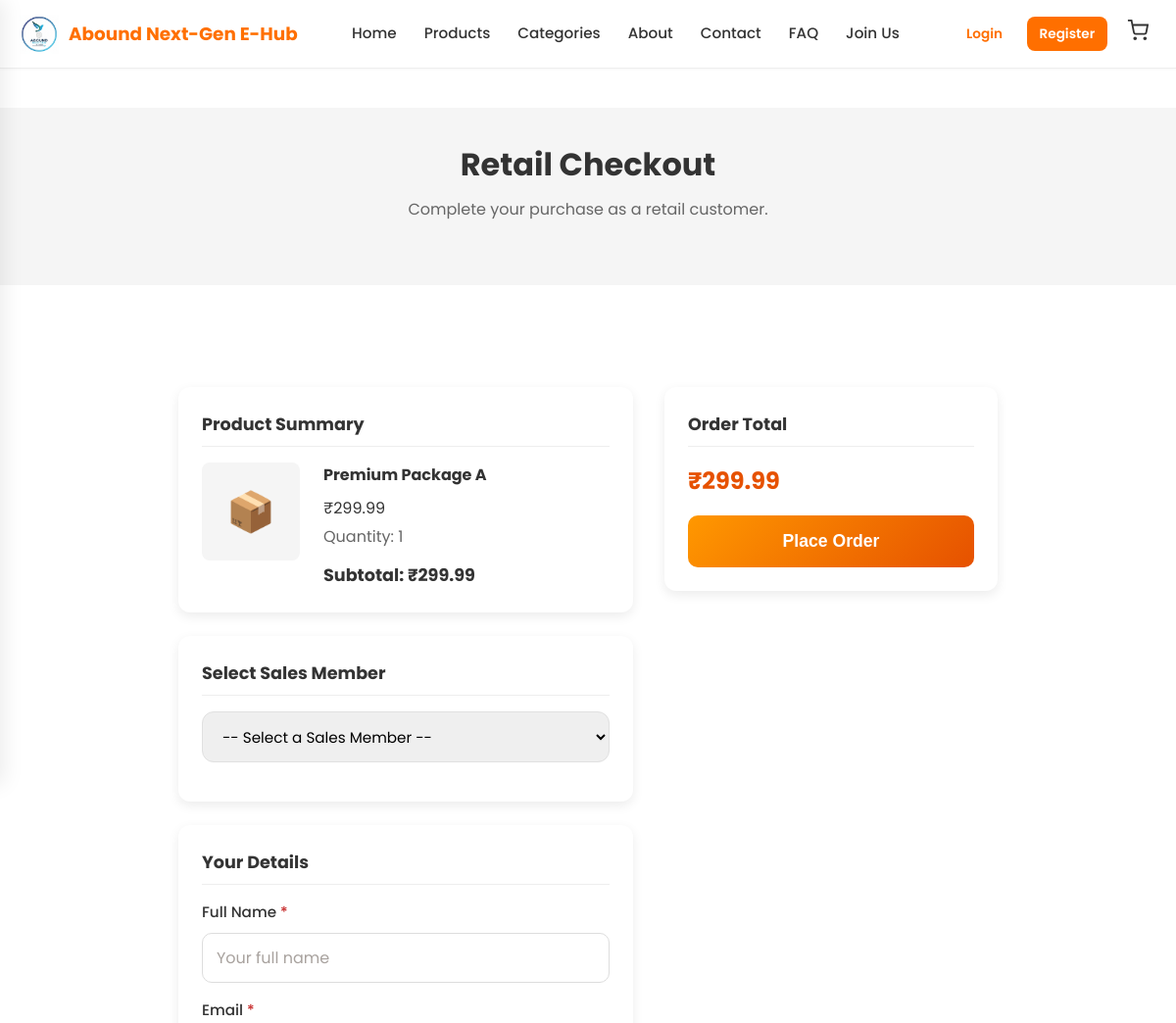
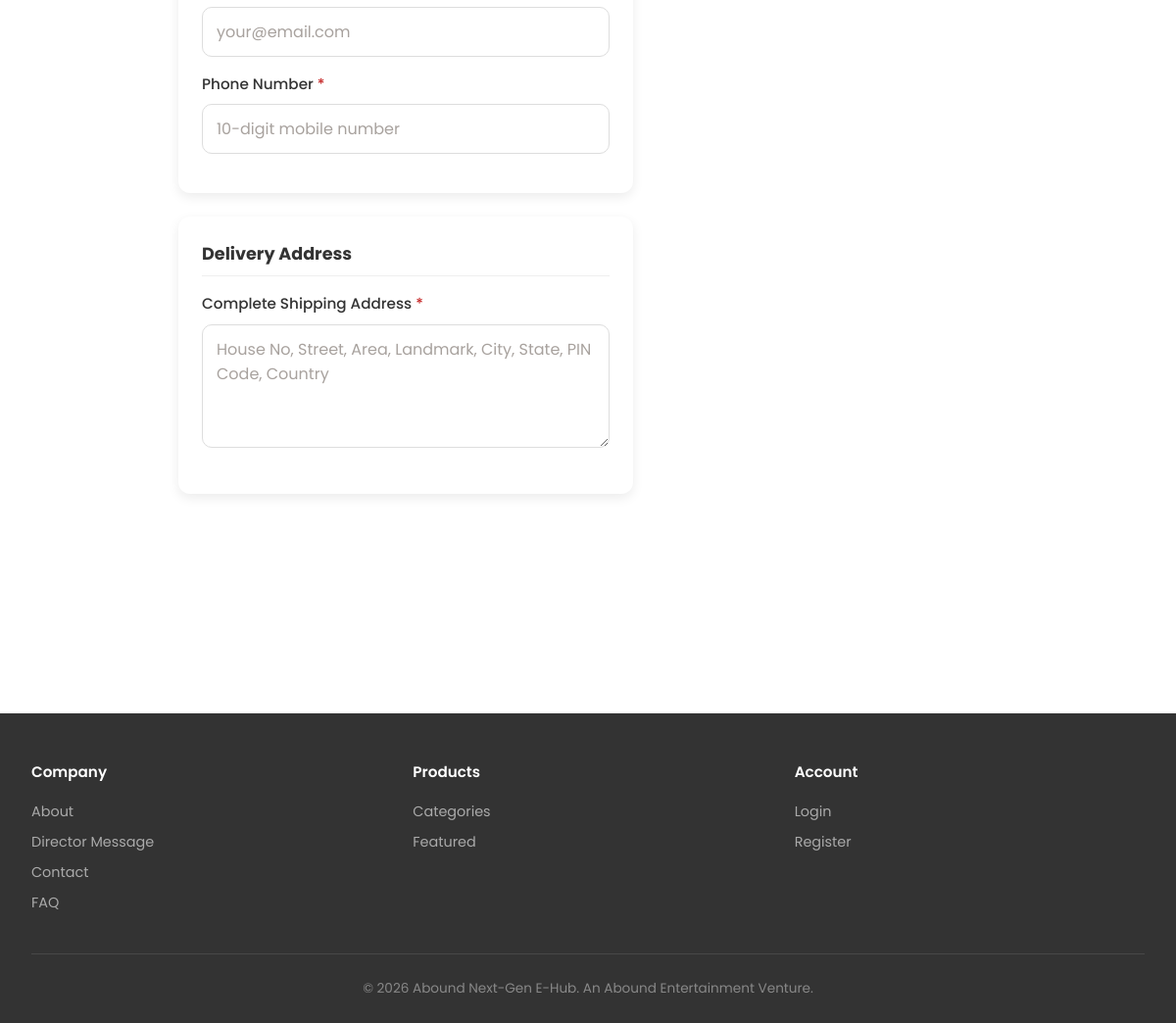
/retail-checkout?product_id=1, run on the app's committed database (2 pictures, top to bottom).
### app.py (models this page shows)
class Product(db.Model):
    id = db.Column(db.Integer, primary_key=True)
    name = db.Column(db.String(100), nullable=False)
    description = db.Column(db.Text)
    price = db.Column(db.Float, nullable=False)
    image_url = db.Column(db.String(255))
    category_id = db.Column(db.Integer, db.ForeignKey('category.id'), nullable=True)
    stock_quantity = db.Column(db.Integer, default=0)  # 0 = unlimited or use null
    sku = db.Column(db.String(50), nullable=True)
    weight = db.Column(db.Float, nullable=True)
    dimensions = db.Column(db.String(100), nullable=True)
    created_at = db.Column(db.DateTime, default=datetime.utcnow)
    @property
    def is_out_of_stock(self):
        return self.stock_quantity is not None and self.stock_quantity <= 0

### app.py (the view)
@app.route('/retail-checkout')
def retail_checkout():
    product_id = request.args.get('product_id', type=int)
    qty = request.args.get('qty', type=int) or 1
    if not product_id:
        flash('Please select a product.', 'error')
        return redirect(url_for('catalog'))
    product = Product.query.get(product_id)
    if not product:
        flash('Product not found.', 'error')
        return redirect(url_for('catalog'))
    if product.is_out_of_stock:
        flash('Product is out of stock.', 'error')
        return redirect(url_for('catalog'))
    qty = max(1, min(qty, 99))
    sales_members = User.query.filter_by(user_role='user', user_status='active').order_by(User.full_name).all()
    return render_template('retail_checkout.html', product=product, quantity=qty, sales_members=sales_members,
        razorpay_key_id=app.config.get('RAZORPAY_KEY_ID', ''))

### app.py (called while the page is built)
def get_logo_url():
    img_dir = app.config['UPLOAD_FOLDER']
    if not os.path.isdir(img_dir):
        return None
    for ext in ['png', 'jpg', 'jpeg', 'webp', 'svg', 'gif']:
        path = os.path.join(img_dir, f'logo.{ext}')
        if os.path.isfile(path):
            return url_for('static', filename=f'images/logo.{ext}')
    return None

def get_director_profile_url():
    img_dir = app.config['UPLOAD_FOLDER']
    if not os.path.isdir(img_dir):
        return None
    for ext in ['png', 'jpg', 'jpeg', 'webp']:
        path = os.path.join(img_dir, f'director-profile.{ext}')
        if os.path.isfile(path):
            return url_for('static', filename=f'images/director-profile.{ext}')
    return None

def get_director_signature_url():
    img_dir = app.config['UPLOAD_FOLDER']
    if not os.path.isdir(img_dir):
        return None
    for ext in ['png', 'jpg', 'jpeg', 'webp']:
        path = os.path.join(img_dir, f'director-signature.{ext}')
        if os.path.isfile(path):
            return url_for('static', filename=f'images/director-signature.{ext}')
    return None

@app.context_processor
def inject_globals():
    d = {
        'logo_url': get_logo_url(),
        'director_profile_url': get_director_profile_url(),
        'director_signature_url': get_director_signature_url(),
        'app_url': app.config['APP_URL']
    }
    if 'user_id' in session:
        u = User.query.get(session['user_id'])
        d['is_admin'] = u.is_admin_role if u else False
        d['is_super_admin'] = u.is_super_admin if u else False
        d['current_user'] = u
    else:
        d['is_admin'] = False
        d['is_super_admin'] = False
        d['current_user'] = None
    return d

@app.before_request
def check_user_active():
    if 'user_id' not in session or request.endpoint in (None, 'logout', 'login'):
        return
    user = User.query.get(session.get('user_id'))
    if user and user.is_sales_user and not user.is_user_active:
        session.clear()
        flash('Your account is inactive. Please contact administrator.', 'error')
        return redirect(url_for('login'))

### templates/retail_checkout.html (shortened to what this page needs)
{% extends "base_public.html" %}
{% block content %}
<section class="section catalog-hero" style="padding: 2rem 0;">
    <div class="container">
        <h1 class="page-title">Retail Checkout</h1>
        <p class="page-subtitle">Complete your purchase as a retail customer.</p>
    </div>
</section>
<section class="section">
    <div class="container" style="max-width: 900px;">
        <div class="checkout-page">
            <form method="POST" id="retail-checkout-form" novalidate>
                <div class="checkout-grid">
                    <div class="checkout-main">
                        <div class="checkout-card checkout-section">
                            <h3>Product Summary</h3>
                            <div class="checkout-summary">
                                <div class="summary-image">
                                    {% if product.image_url %}
                                        <img src="{{ product.image_url }}" alt="{{ product.name }}">
                                    {% else %}
                                        <div class="summary-placeholder">📦</div>
                                    {% endif %}
                                </div>
                                <div class="summary-details">
                                    <h4>{{ product.name }}</h4>
                                    <p class="summary-price">₹{{ "%.2f"|format(product.price) }}</p>
                                    <p class="summary-qty">Quantity: {{ quantity }}</p>
                                    <p class="summary-subtotal"><strong>Subtotal: ₹{{ "%.2f"|format(product.price * quantity) }}</strong></p>
                                </div>
                            </div>
                        </div>
                        <div class="checkout-card checkout-section">
                            <h3>Select Sales Member</h3>
                            <div class="form-group">
                                <select id="assigned_member_id" name="assigned_member_id" class="input-select" required>
                                    <option value="">-- Select a Sales Member --</option>
                                </select>
                            </div>
                        </div>
                        <div class="checkout-card checkout-section">
                            <h3>Your Details</h3>
                            <div class="form-group">
                                <label for="full_name">Full Name <span class="required">*</span></label>
                                <input type="text" id="full_name" name="full_name" placeholder="Your full name" required>
                            </div>
                            <div class="form-group">
                                <label for="email">Email <span class="required">*</span></label>
                                <input type="email" id="email" name="email" placeholder="your@email.com" required>
                            </div>
                            <div class="form-group">
                                <label for="phone">Phone Number <span class="required">*</span></label>
                                <input type="tel" id="phone" name="phone" placeholder="10-digit mobile number" required>
                            </div>
                        </div>
                        <div class="checkout-card checkout-section">
                            <h3>Delivery Address</h3>
                            <div class="form-group form-group-full">
                                <label for="shipping_address">Complete Shipping Address <span class="required">*</span></label>
                                <textarea id="shipping_address" name="shipping_address" rows="4" placeholder="House No, Street, Area, Landmark, City, State, PIN Code, Country" required></textarea>
                            </div>
                        </div>
                    </div>
                    <div class="checkout-sidebar">
                        <div class="checkout-card checkout-order-card">
                            <h3>Order Total</h3>
                            <p class="order-total">₹{{ "%.2f"|format(product.price * quantity) }}</p>
                            <button type="submit" class="btn-place-order" id="retail-place-order-btn">
                                <span class="btn-text">{% if razorpay_key_id %}Pay Now{% else %}Place Order{% endif %}</span>
                            </button>
                        </div>
                    </div>
                </div>
            </form>
        </div>
    </div>
</section>
{% endblock %}

### data on the page
Product: name "Premium Package A", price "299.99", product.price*quantity "299.99"

### other printed values
{{ quantity }} "1"
